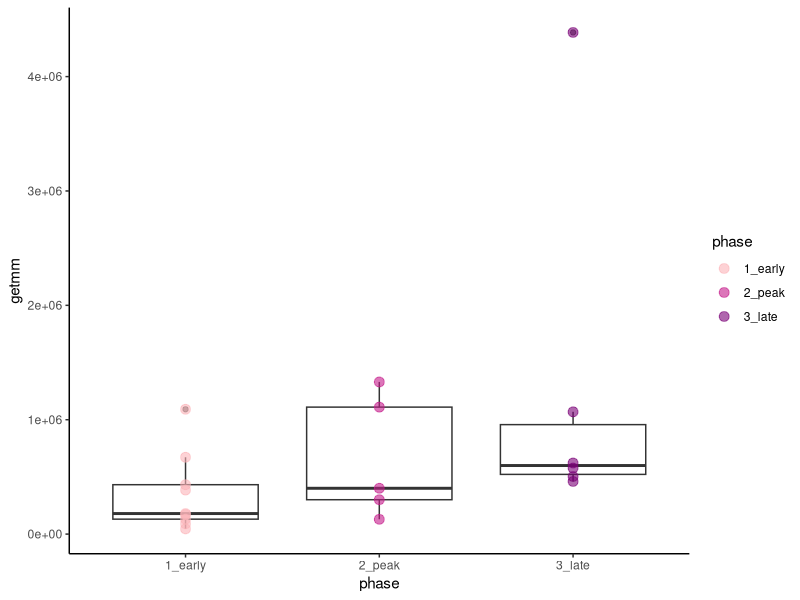
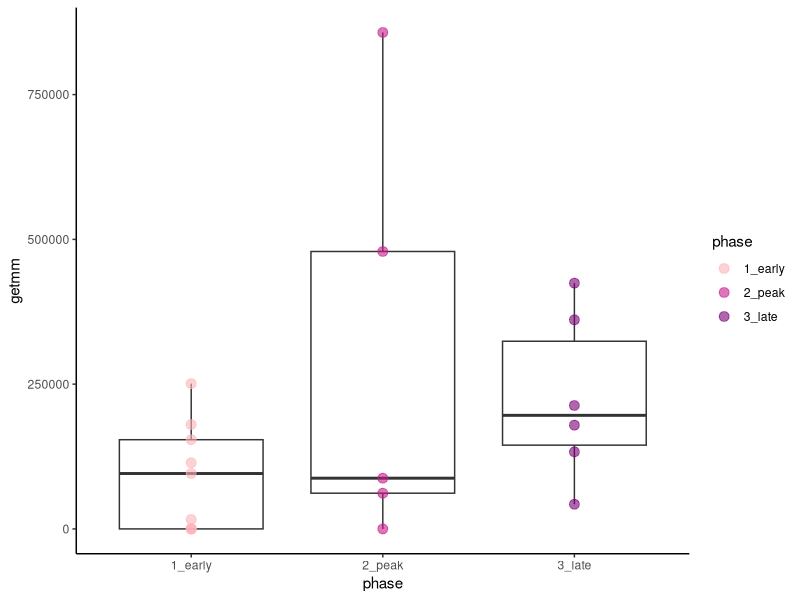

Write the R code that produced these figures, in order.
##Libraries
library(ggplot2)
library(readxl)
library(RColorBrewer)
library(dplyr)

####################################
setwd("/Path/")
#Boxplots
#data
setwd("path")
box = read_excel("FigureS5.xlsx", sheet="boxplots", col_names = TRUE)
colnames(box) <- c ( "sample", "phase","getmm","ID",	"Alt_ID",	"KEGG",	"description",	"category", "gene", "order")

#invA gene boxplot
invA = box %>%
  filter(gene=="invA")

ggplot(invA)+
  geom_boxplot(aes(x=phase,y=getmm),alpha=0.6,fill="NA")+
  geom_point(aes(x=phase,y=getmm,color=phase),size=3, alpha=0.6)+
  scale_color_manual(values=c('#fbb4b9',"#c51b8a","#7a0177"))+
  theme_classic()

#Lactate dehydrogenase lldD gene boxplot
lldD = box %>%
  filter(gene=="lldD")

ggplot(lldD)+
  geom_boxplot(aes(x=phase,y=getmm),alpha=0.6,fill="NA")+
  geom_point(aes(x=phase,y=getmm,color=phase),size=3, alpha=0.6)+
  scale_color_manual(values=c('#fbb4b9',"#c51b8a","#7a0177"))+
  theme_classic()
